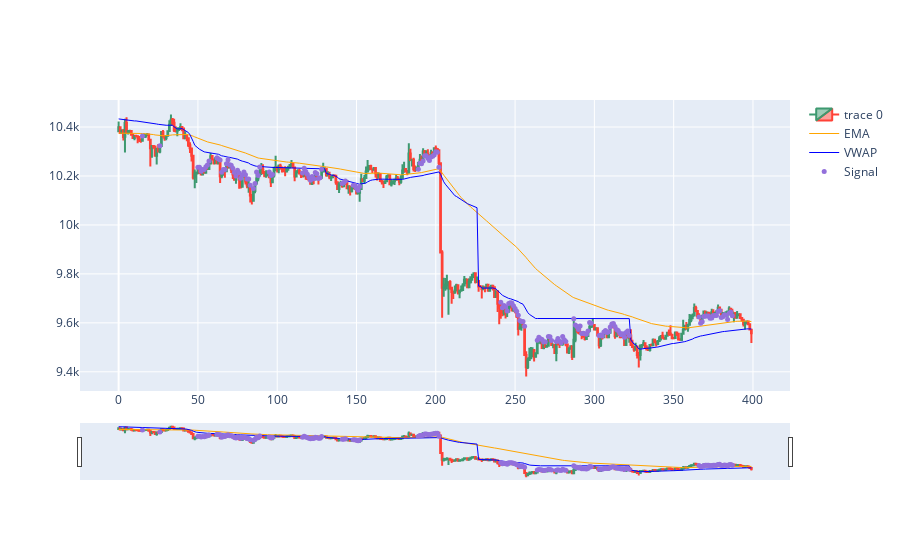

Notebook code cell kept with this figure:
### Code cell
import plotly.graph_objects as go
from plotly.subplots import make_subplots
from datetime import datetime

dfpl = df[1500:1900]
dfpl.reset_index(inplace=True)
fig = go.Figure(data=[go.Candlestick(x=dfpl.index,
                open=dfpl['Open'],
                high=dfpl['High'],
                low=dfpl['Low'],
                close=dfpl['Close']),
                go.Scatter(x=dfpl.index, y=dfpl.EMA, line=dict(color='orange', width=1), name="EMA"),
                go.Scatter(x=dfpl.index, y=dfpl.VWAP, line=dict(color='blue', width=1), name="VWAP")])

fig.add_scatter(x=dfpl.index, y=dfpl['pointposbreak'], mode="markers",
                marker=dict(size=5, color="MediumPurple"),
                name="Signal")
fig.show()

### Figure 1 — Plotly figure (JSON) as saved in the notebook; plotly's stock layout.template omitted (floating-point values rounded to 4 significant figures; data arrays with more than 128 entries replaced by an {"elided": "..."} marker saying what was removed)
{"data": [{"close": {"elided": "400 int values"}, "high": {"elided": "400 int values"}, "low": {"elided": "400 int values"}, "open": {"elided": "400 int values"}, "type": "candlestick", "x": {"elided": "400 int values"}}, {"line": {"color": "orange", "width": 1}, "name": "EMA", "type": "scatter", "x": {"elided": "400 int values"}, "y": {"elided": "400 float values"}}, {"line": {"color": "blue", "width": 1}, "name": "VWAP", "type": "scatter", "x": {"elided": "400 int values"}, "y": {"elided": "400 float values"}}, {"marker": {"color": "MediumPurple", "size": 5}, "mode": "markers", "name": "Signal", "type": "scatter", "x": {"elided": "400 int values"}, "y": {"elided": "400 float values"}}], "layout": {}}
